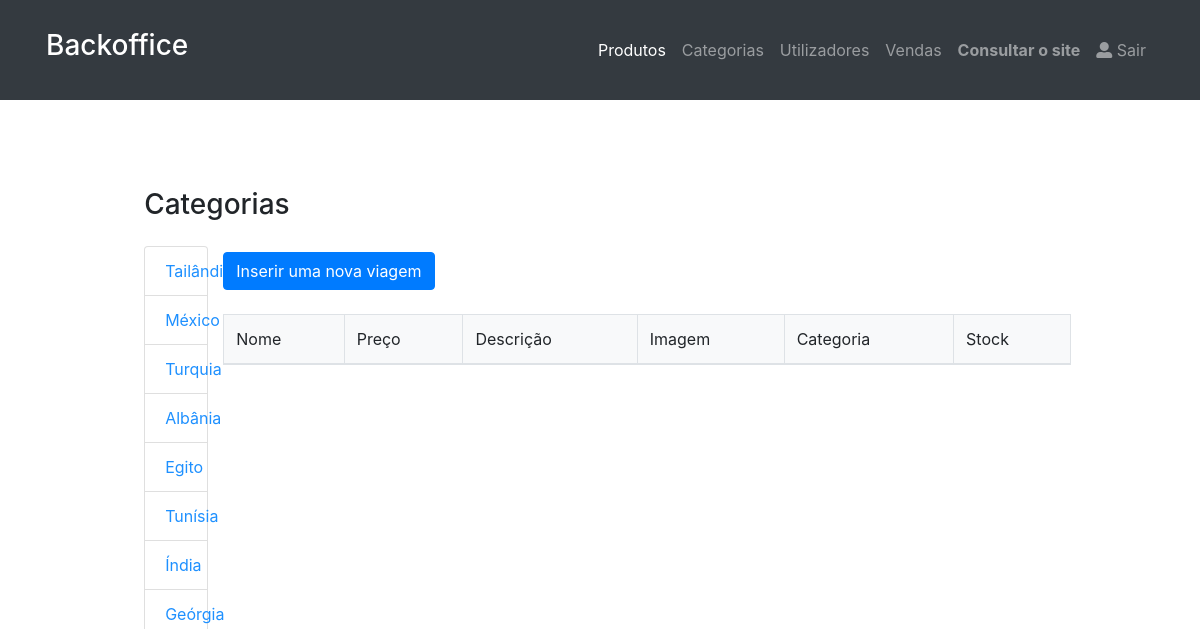
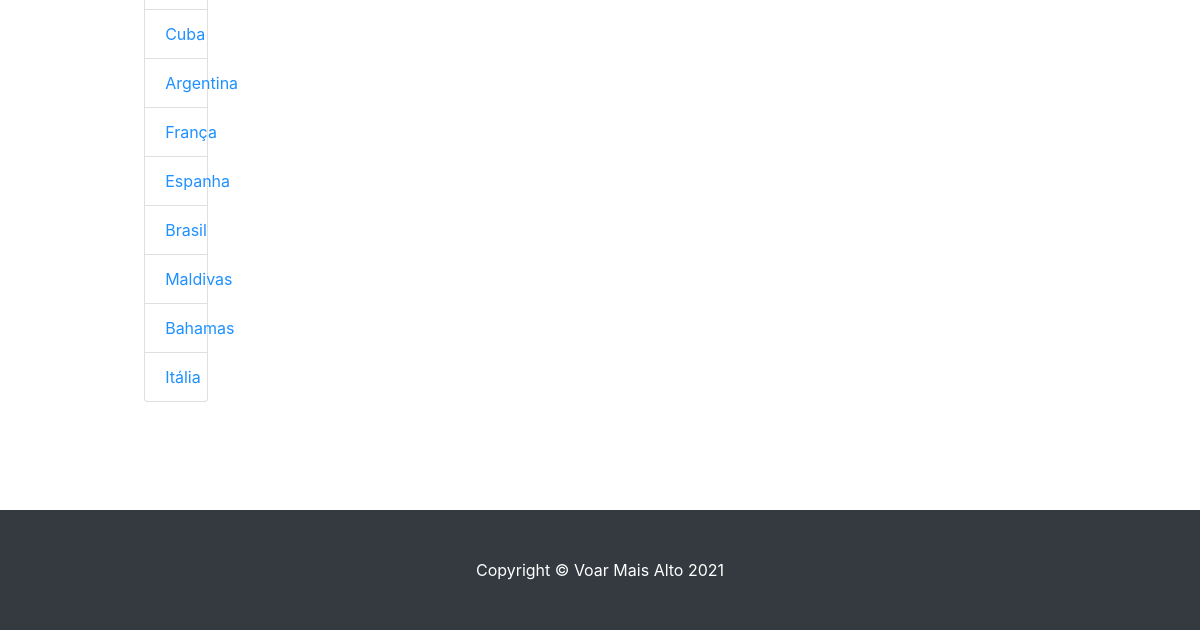
The page /admin/listaprodutos.php?id=17 (signed in) on the database as committed earlier (2 pictures, top to bottom).
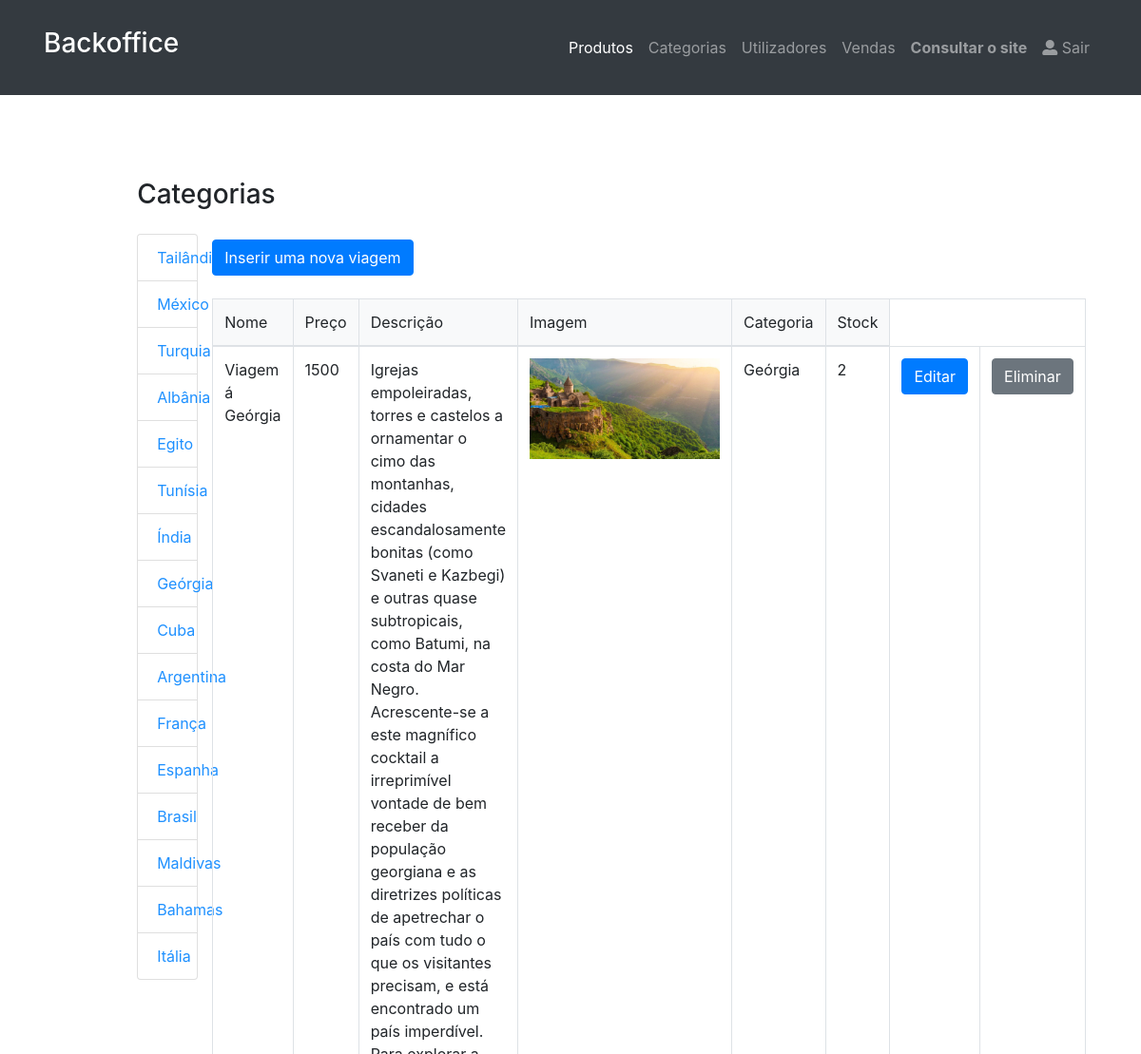
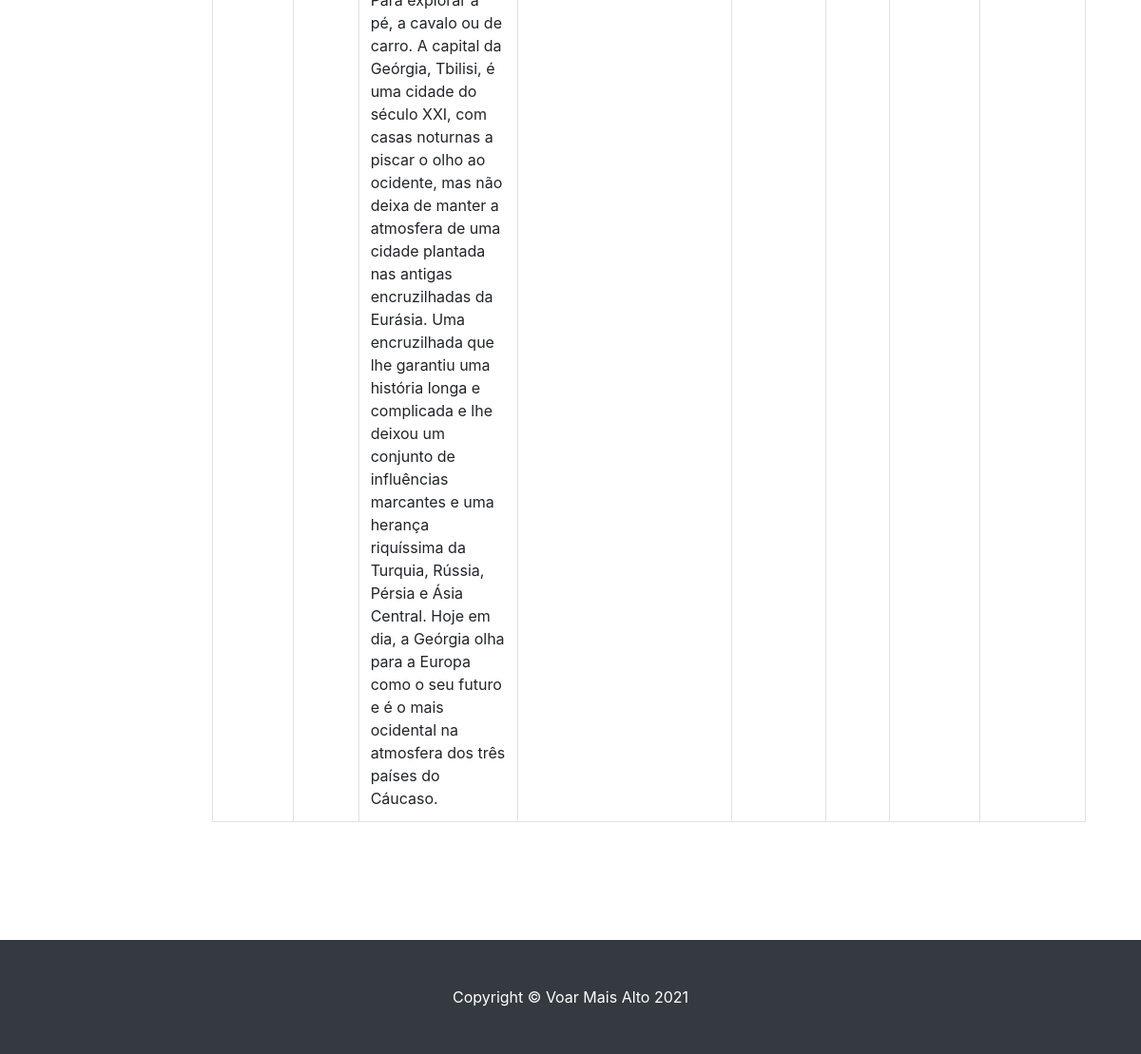
The same page on the database as committed later (2 pictures, top to bottom).
### tables this page shows
CREATE TABLE `categoria` (
  `CategoriaID` int(11) NOT NULL,
  `CategoriaNome` varchar(40) NOT NULL
);

CREATE TABLE `produto` (
  `produtoID` int(11) NOT NULL,
  `produtoNome` varchar(50) NOT NULL,
  `preco` double NOT NULL,
  `stock` int(11) NOT NULL,
  `imagem` varchar(200) NOT NULL,
  `categoriaID` int(11) NOT NULL,
  `descricao` varchar(1000) NOT NULL
);

### admin/listaProdutos.php (the view, shortened to what this page needs)
<!DOCTYPE html>
<html lang="en">
<head>
  <link href="../vendor/bootstrap/css/bootstrap.min.css" rel="stylesheet">
  <link href="../css/shop-homepage.css" rel="stylesheet">
  <link rel="stylesheet" href="https://use.fontawesome.com/releases/v5.7.2/css/all.css">
</head>
<body>
<?php
  include '../db/config.php';
?>
  <nav class="navbar navbar-expand-lg navbar-dark bg-dark fixed-top">
    <div class="container">
      <a class="navbar-brand"><h3><n>Backoffice</n></h3></a>
      <div class="collapse navbar-collapse" id="navbarResponsive">
        <ul class="navbar-nav ml-auto">
          <li class="nav-item active">
            <a class="nav-link" href="listaProdutos.php">Produtos
            </a>
          </li>
          <li class="nav-item">
            <a class="nav-link" href="listaCategorias.php">Categorias</a>
          </li>
          <li class="nav-item">
            <a class="nav-link" href="listaUtilizadores.php">Utilizadores</a>
          </li>
          <li class="nav-item">
            <a class="nav-link" href="listaProdutosVendidos.php">Vendas</a>
          </li>
		  <li class="nav-item">
            <a class="nav-link" href="../index.php"><b>Consultar o site</b></a>
         </li>
		  <?php
		  if (isset($_SESSION['utilizador']) && $_SESSION['tipo'] == "admin" ){
			  echo '<li class="nav-item">';
			  echo '<a class="nav-link" href="post_logout.php"><i class="fa fa-user-alt"></i>  Sair</a>';
			  echo '</li>';
		  }else{
			  header('location:../index.php');
		  }
		  ?>
       </ul>
      </div>
    </div>
  </nav>
  <br></br>
  <div class="container-fluid">
    <div class="row">
	  <div class="col-lg-1">
	  </div>
      <div class="col-lg-1">
        <h3 class="my-4"><center>Categorias</center></h3>
        <div class="list-group">
            <?php
                $sql = "Select * from categoria";
                $cats =$conexao->query($sql);
                if ($cats->num_rows >0) {
                  while ($c = $cats->fetch_assoc()){
                    echo '<a href="listaProdutos.php?id='.$c['CategoriaID'].'" class="list-group-item"><center>'.$c['CategoriaNome'].'</center></a>';
                  }
                }
            ?>
        </div>
      </div>
      <div class="col-lg-9">
        <div class="row">
        </div>
        <br></br>
        <div class="row">
           <a href="inserirProdutos.php"><button type="button" class="btn btn-primary">Inserir uma nova viagem</button></a>
        </div>
        <div class="row">
          <table class="table table-hover table-bordered">
            <thead class="bg-light">
            <tr>
                <td>Nome </td>
                <td>Preço </td>
                <td>Descrição </td>
                <td>Imagem </td>
                <td>Categoria </td>
                <td>Stock </td>
            </tr>
            </thead>
            <tbody>
          <?php
		  if (isset($_GET['id'])){
			  $id = $_GET['id'];
			  $sql = "Select * from produto, categoria where produto.categoriaID = categoria.categoriaID and produto.categoriaID='$id'";
		    }else{
			  $sql = "Select * from produto, categoria where produto.categoriaID = categoria.categoriaID";
		    }
            $produtos =$conexao->query($sql);
            if ($produtos->num_rows >0) {
              while ($p = $produtos->fetch_assoc()){
                echo'
                <tr>
                    <td>'.$p['produtoNome'].'</td>
                    <td>'.$p['preco'].' </td>
                    <td>'.$p['descricao'].' </td>
                    <td><img src="'.$p['imagem'].'" style="width:200px; height:auto;"></td>
                    <td>'.$p['CategoriaNome'].' </td>
                    <td>'.$p['stock'].' </td>
					<td><a href="alterarProduto.php?id='.$p['produtoID'].'"><center><button type="button" class="btn btn-primary">Editar</button></center></a></td>
                    <td><a onClick=\'javascript: return confirm ("Tem a certeza que deseja eliminar o registo?");\' href="eliminarProduto.php?id='.$p['produtoID'].'"><center><button type="button" class="btn btn-secondary">Eliminar</button></center></a></td>
				 </tr>';
              }
            }
          ?>
          </tbody>
          </table>
        </div>
      </div>
	</div>
     </div>
  <br></br>
  <footer class="py-5 bg-dark">
    <div>
      <p class="m-0 text-center text-white">Copyright &copy; Voar Mais Alto 2021</p>
    </div>
  </footer>
</body>
</html>

Rows that differ between the two databases and show on the page:
added produto: produtoNome "Viagem á Geórgia", preco "1500", descricao "Igrejas empoleiradas, torres e castelos a ornamentar o cimo das montanhas, cidades escandalosamente bonitas (como Svaneti e Kazbegi) e outras quase subtropicais, como Batumi, na costa do Mar Negro. Acrescente-se a este magnífico cocktail a irreprimível vontade de bem receber da população georgiana e as diretrizes políticas de apetrechar o país com tudo o que os visitantes precisam, e está encontrado um país imperdível. Para explorar a pé, a cavalo ou de carro. A capital da Geórgia, Tbilisi, é uma cidade do século XXI, com casas noturnas a piscar o olho ao ocidente, mas não deixa de manter a atmosfera de uma cidade plantada nas antigas encruzilhadas da Eurásia. Uma encruzilhada que lhe…", imagem (picture), categoriaID.CategoriaNome "Geórgia", stock "2"
